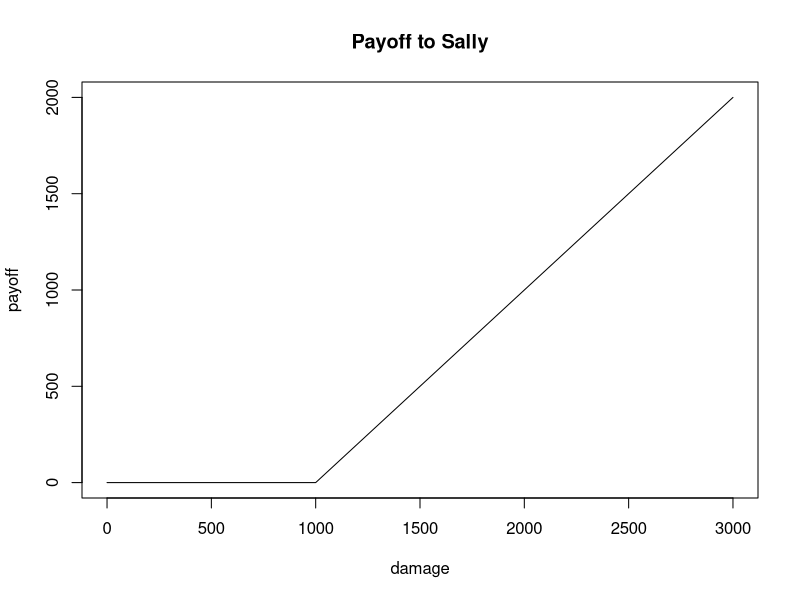

Here is the R script that generated this plot:
## ---- chunk 1
strike <- 1000 
damage <- seq(0, 3000, 500)
payoff <- pmax(damage - strike, 0)
heading <- "insurance payoff"
plot(damage, payoff, type = "n", main = "Payoff to Sally")
lines(damage, payoff, type = "l")
